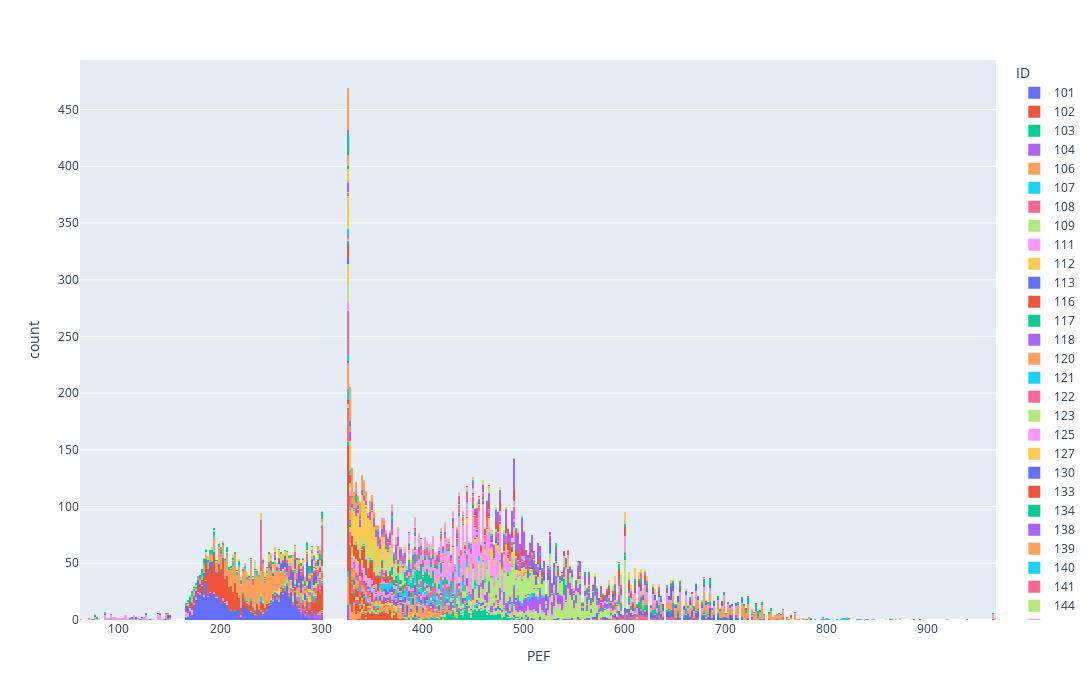

Source (notebook cell):
### Code cell
# Using plotly create histogram of fef2575%pef
def pef_for_df(df):
    fig = px.histogram(df, x="PEF", nbins=500, color="ID")
    # fig = px.histogram(df1, x="FEF2575 % Predicted", nbins=500)
    fig.update_layout(width=1500, height=700)
    fig.show()
    return


ids = df1[df1.PEF == 300].ID.unique()
print(ids)
pef_for_df(df1)
# pef_for_df(df1[df1.ID.isin(ids)])
# df1[df1.ID.isin(ids)].groupby("ID").apply(pef_for_df)
